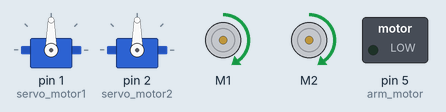
Simulated run of this sketch. Board: Arduino Uno, built with avr-gcc and run on an emulated ATmega328P. Parts: 2 × servo, 2 × DC motor (green arrow = forward, orange = backward, longer = faster), switched loads named in the sketch (green lamp = pin HIGH). What the sketch prints to the serial monitor is not drawn.

Above: at 0.05 s.
Timing chart, 0 to 3.0 s (numbered marks = the images above):
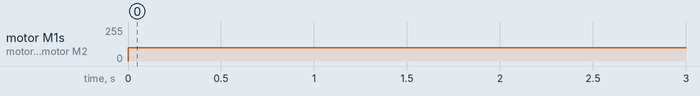

Measured:
- by itself, motor M1, motor M2: stopped → forward 100/255 at 0.00 s

The sketch:

general_tester.ino
```cpp
#include <Servo.h>
#include <Wire.h>
#include <Adafruit_MotorShield.h>
#include "utility/Adafruit_MS_PWMServoDriver.h"
Servo servo1;
Servo servo2;

int servo_motor1 = 1;
int servo_motor2 = 2;
int power_motorL = 1;
int power_motorR = 2;
int arm_motor = 5;
int distance_sensor1 = A1;
int distance_sensor2 = A2;
int light_sensorL = A3;
int light_sensorR = A4;

Adafruit_MotorShield AFMS = Adafruit_MotorShield();
Adafruit_DCMotor *motorL = AFMS.getMotor(power_motorL);
Adafruit_DCMotor *motorR = AFMS.getMotor(power_motorR);


class chassis {
  public:
  int traverse_speed = 50; //pwm of 0-255
  int rotate_speed = 10; //pwm of 0-255
  int rotate90_duration = 1000; //TODO: measure how long to rotate 90 deg
  void traverse(bool front) //if front = 1, go forward
  {
    if(front == 1)
    {
      analogWrite(power_motorR, traverse_speed);
      analogWrite(power_motorL, traverse_speed);
    }
    else //figure out how to drive motor backwards
    {
      analogWrite(power_motorR, -1 * rotate_speed);
      analogWrite(power_motorL, -1 * rotate_speed);
    }
  }
  void rotate(bool right) //if right = 1, turn rightward
  {
    if(right == 1)
    {
      analogWrite(power_motorR, -1 * traverse_speed);
      analogWrite(power_motorL, traverse_speed);
    }
    else //figure out how to drive motor backwards
    {
      analogWrite(power_motorR, traverse_speed);
      analogWrite(power_motorL, -1 * traverse_speed);
    }
  }
  void rotate90(bool right)
  {
    if(right == 1)
    {
      analogWrite(power_motorR, -1 * traverse_speed);
      analogWrite(power_motorL, traverse_speed);
    }
    else //figure out how to drive motor backwards
    {
      analogWrite(power_motorR, traverse_speed);
      analogWrite(power_motorL, -1 * traverse_speed);
    }
    delay(rotate90_duration);
    digitalWrite(power_motorR, LOW);
    digitalWrite(power_motorL, LOW);
  }
  void halt()
  {
    digitalWrite(power_motorR, LOW);
    digitalWrite(power_motorL, LOW);
  }
};

class rescue_arm {
  public:
  int motor_power = 50; //pwm of 0-255 TODO:callibrate this
  int power_at_rest = 10;
  int rescue_arm_duration = 500; //the time before the motor reduces power
  void hold()
  {
    analogWrite(arm_motor, motor_power);
    delay(rescue_arm_duration);
    analogWrite(arm_motor, power_at_rest);
  }
  void relax()
  {
    analogWrite(arm_motor, -1 * motor_power);
    delay(rescue_arm_duration);
    digitalWrite(arm_motor, LOW);
  }
};

class sensors {
  public:
  int color_threshold = 490; //TODO: callibrate this
  int detect_white() //0 if both black, 1 if left white, 2 if right white, 3 if both white
  {
    if((analogRead(light_sensorL) < color_threshold) and  (analogRead(light_sensorR) < color_threshold)){return 0;}
    else if((analogRead(light_sensorL) > color_threshold) and  (analogRead(light_sensorR) < color_threshold)){return 1;}
    else if((analogRead(light_sensorL) < color_threshold) and  (analogRead(light_sensorR) > color_threshold)){return 2;}
    else if((analogRead(light_sensorL) > color_threshold) and  (analogRead(light_sensorR) > color_threshold)){return 3;}
  }
  float detect_distance1() //return distance from sensor 1 in cm
  {
    float sensorValue = analogRead(distance_sensor1);
    float cm = 10650.08 * pow(sensorValue,-0.935) - 10;
    cm = roundf(cm);
    return cm;
  }
  float detect_distance2() //return distance from sensor 2 in cm
  {
    float sensorValue = analogRead(distance_sensor2);
    float cm = 10650.08 * pow(sensorValue,-0.935) - 10;
    cm = roundf(cm);
    return cm;
  }
  void radar_angle(int angle) //TODO: test this
  {
    servo1.write(angle);
  }
};

void setup() {
  // put your setup code here, to run once:
  servo1.attach(servo_motor1);
  servo2.attach(servo_motor2);
  //pinMode(power_motorL, OUTPUT);
  //pinMode(power_motorR, OUTPUT);
  pinMode(arm_motor, OUTPUT);
  pinMode(distance_sensor1, INPUT);
  pinMode(distance_sensor2, INPUT);
  pinMode(light_sensorL, INPUT);
  pinMode(light_sensorR, INPUT);
  AFMS.begin();
  Serial.begin(9600);
}

chassis chassis;
rescue_arm rescue_arm;
sensors sensors;

void loop() {
    //Serial.println("Test no. to run:");
    //string num_of_test = Serial.readString();
    motorL->setSpeed(100);
    motorR->setSpeed(100);
    Serial.println("M1 running");
    motorL->run(FORWARD);
    motorR->run(FORWARD);
    delay(1000);
    motorL->run(RELEASE);
    motorR->run(RELEASE);
}
```
